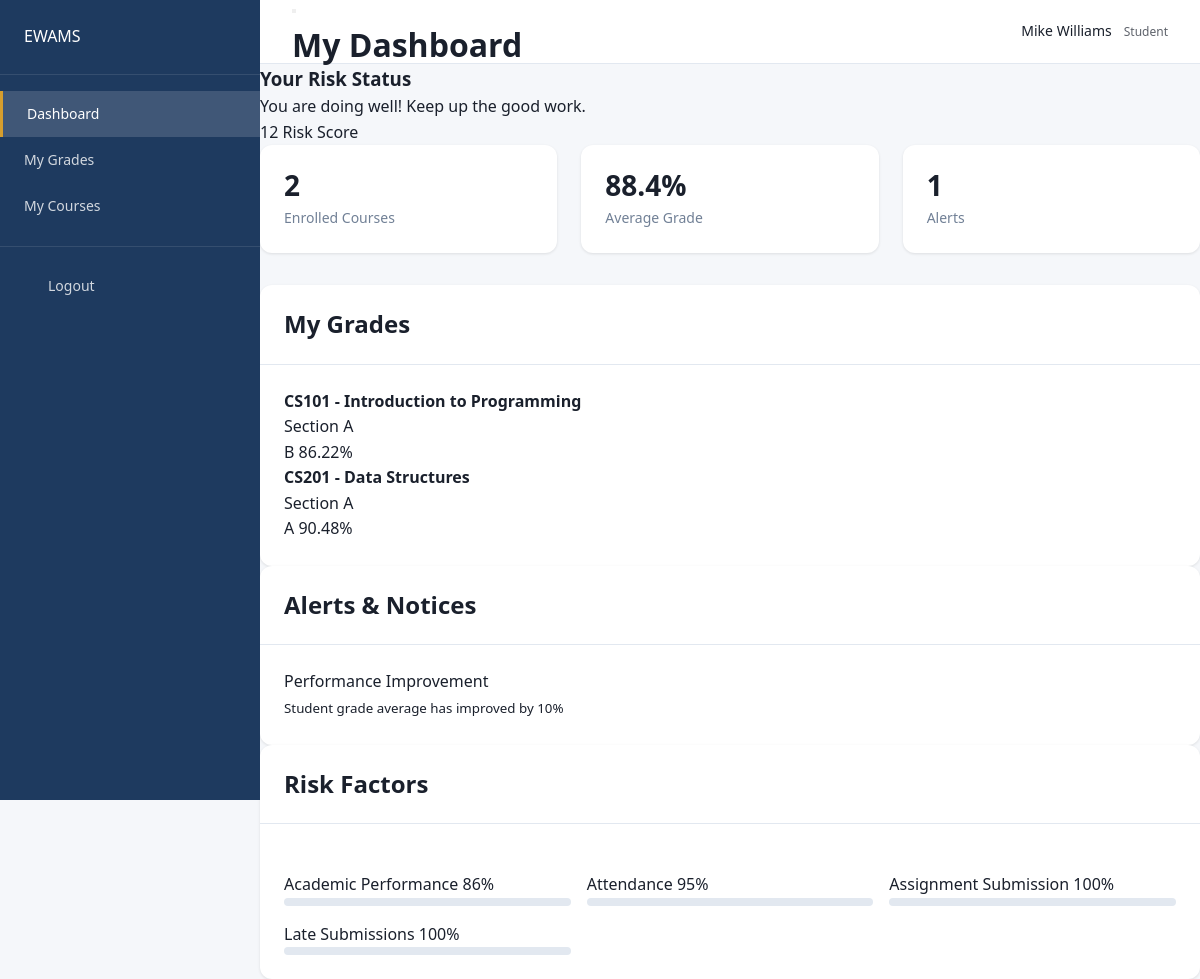
The app's page /dashboard (signed in) with its own data.
### tables this page shows
CREATE TABLE `risk_assessments` (
  `id` int NOT NULL AUTO_INCREMENT,
  `student_id` int NOT NULL,
  `term_id` int DEFAULT NULL,
  `risk_score` decimal(5,2) DEFAULT '0.00',
  `risk_level` enum('low','moderate','high') DEFAULT 'low',
  `attendance_score` decimal(5,2) DEFAULT '100.00',
  `grade_score` decimal(5,2) DEFAULT '100.00',
  `submission_score` decimal(5,2) DEFAULT '100.00',
  `late_score` decimal(5,2) DEFAULT '100.00',
  `calculated_at` timestamp DEFAULT CURRENT_TIMESTAMP,
  PRIMARY KEY (`id`),
  KEY `student_id` (`student_id`),
  KEY `term_id` (`term_id`)
);

CREATE TABLE `sections` (
  `id` int NOT NULL AUTO_INCREMENT,
  `course_id` int NOT NULL,
  `term_id` int NOT NULL,
  `instructor_id` int DEFAULT NULL,
  `section_number` varchar(20) NOT NULL,
  `capacity` int DEFAULT '30',
  `schedule` varchar(255) DEFAULT NULL,
  `room` varchar(50) DEFAULT NULL,
  `created_at` timestamp DEFAULT CURRENT_TIMESTAMP,
  PRIMARY KEY (`id`),
  UNIQUE KEY `unique_section` (`course_id`, `term_id`, `section_number`),
  KEY `course_id` (`course_id`),
  KEY `term_id` (`term_id`),
  KEY `instructor_id` (`instructor_id`)
);

CREATE TABLE `courses` (
  `id` int NOT NULL AUTO_INCREMENT,
  `code` varchar(20) NOT NULL,
  `name` varchar(255) NOT NULL,
  `description` text,
  `credits` int DEFAULT '3',
  `program_id` int DEFAULT NULL,
  `created_at` timestamp DEFAULT CURRENT_TIMESTAMP,
  PRIMARY KEY (`id`),
  UNIQUE KEY `code` (`code`),
  KEY `program_id` (`program_id`)
);

CREATE TABLE `alerts` (
  `id` int NOT NULL AUTO_INCREMENT,
  `student_id` int NOT NULL,
  `alert_type` enum('risk_increase','low_performance','critical_event','improvement') NOT NULL,
  `title` varchar(255) NOT NULL,
  `message` text,
  `severity` enum('info','warning','critical') DEFAULT 'info',
  `is_read` tinyint(1) DEFAULT '0',
  `created_by` int DEFAULT NULL,
  `created_at` timestamp DEFAULT CURRENT_TIMESTAMP,
  PRIMARY KEY (`id`),
  KEY `student_id` (`student_id`),
  KEY `created_by` (`created_by`),
  KEY `is_read` (`is_read`)
);

### config/config.php (called while the page is built, shortened)
<?php
function getDB() {
    static $pdo = null;
    if ($pdo === null) {
        try {
            $pdo = new PDO(
                "mysql:host=" . DB_HOST . ";dbname=" . DB_NAME . ";charset=utf8mb4",
                DB_USER,
                DB_PASS,
                [PDO::ATTR_ERRMODE => PDO::ERRMODE_EXCEPTION, PDO::ATTR_DEFAULT_FETCH_MODE => PDO::FETCH_ASSOC]
            );
        } catch (PDOException $e) {
            die("Database connection failed: " . $e->getMessage());
        }
    }
    return $pdo;
}
function getCurrentUserId() {
    return $_SESSION['user_id'] ?? null;
}

### models/AcademicTerm.php (called while the page is built, shortened)
<?php
class AcademicTerm {
    private $db;
    public function __construct() {
        $this->db = getDB();
    }
    public function getCurrent() {
        $stmt = $this->db->query("SELECT * FROM academic_terms WHERE is_current = 1 LIMIT 1");
        return $stmt->fetch();
    }
}

### models/Enrollment.php (called while the page is built, shortened)
<?php
class Enrollment {
    private $db;
    public function __construct() {
        $this->db = getDB();
    }
    public function getStudentSections($studentId, $termId = null) {
        $sql = "
            SELECT s.*, c.code as course_code, c.name as course_name, c.credits,
                   u.first_name as instructor_first, u.last_name as instructor_last,
                   t.name as term_name
            FROM enrollments e
            JOIN sections s ON e.section_id = s.id
            JOIN courses c ON s.course_id = c.id
            LEFT JOIN users u ON s.instructor_id = u.id
            LEFT JOIN academic_terms t ON s.term_id = t.id
            WHERE e.student_id = ? AND e.status = 'active'
        ";
        if ($termId) {
            $sql .= " AND s.term_id = ?";
            $stmt = $this->db->prepare($sql);
            $stmt->execute([$studentId, $termId]);
        } else {
            $stmt = $this->db->prepare($sql);
            $stmt->execute([$studentId]);
        }
        return $stmt->fetchAll();
    }
}

### models/RiskAssessment.php (called while the page is built, shortened)
<?php
class RiskAssessment {
    private $db;
    public function __construct() {
        $this->db = getDB();
    }
    public function getRiskAssessment($studentId, $termId = null) {
        $stmt = $this->db->prepare("
            SELECT * FROM risk_assessments WHERE student_id = ? AND term_id = ?
        ");
        $stmt->execute([$studentId, $termId]);
        return $stmt->fetch();
    }
}

### models/Alert.php (called while the page is built, shortened)
<?php
class Alert {
    private $db;
    public function __construct() {
        $this->db = getDB();
    }
    public function getStudentAlerts($studentId, $limit = 10) {
        $limit = (int) $limit;
        $stmt = $this->db->prepare("
            SELECT * FROM alerts WHERE student_id = ? ORDER BY created_at DESC LIMIT $limit
        ");
        $stmt->execute([$studentId]);
        return $stmt->fetchAll();
    }
}

### models/Grade.php (called while the page is built, shortened)
<?php
class Grade {
    private $db;
    public function __construct() {
        $this->db = getDB();
    }
    public function getGrades($studentId, $sectionId) {
        $stmt = $this->db->prepare("
            SELECT g.*, a.name as assessment_name, a.max_score, at.name as type_name, at.weight as type_weight
            FROM grades g
            JOIN assessments a ON g.assessment_id = a.id
            JOIN assessment_types at ON a.assessment_type_id = at.id
            JOIN enrollments e ON g.enrollment_id = e.id
            WHERE e.student_id = ? AND a.section_id = ?
            ORDER BY a.due_date, a.name
        ");
        $stmt->execute([$studentId, $sectionId]);
        return $stmt->fetchAll();
    }
    public function getStudentGrade($studentId, $sectionId) {
        $stmt = $this->db->prepare("
            SELECT id FROM enrollments
            WHERE student_id = ? AND section_id = ? AND status = 'active'
            LIMIT 1
        ");
        $stmt->execute([$studentId, $sectionId]);
        $enrollment = $stmt->fetch();
        $grades = $this->getGrades($studentId, $sectionId);
        $weightedSum = 0;
        $totalWeight = 0;
        foreach ($grades as $grade) {
            if ($grade['score'] !== null) {
                $percentage = ($grade['score'] / $grade['max_score']) * 100;
                $weight = $grade['type_weight'] ?? 1;
                $weightedSum += $percentage * $weight;
                $totalWeight += $weight;
            }
        }
        $total = $totalWeight > 0 ? round($weightedSum / $totalWeight, 2) : 0;
        return [
            'total' => $total,
            'letter' => $this->getLetterGrade($total),
            'items' => $grades
        ];
    }
    private function getLetterGrade($percentage) {
        if ($percentage >= 90) return 'A';
        if ($percentage >= 80) return 'B';
        return 'F';
    }
}

### views/dashboard/student.php (the view, shortened to what this page needs)
<?php
include __DIR__ . '/../layouts/header.php';
?>
<div class="dashboard student-dashboard">
    <div class="risk-banner <?php echo $dashboardData['risk']['risk_level'] ?? 'low'; ?>">
        <div class="risk-info">
            <div>
                <h3>Your Risk Status</h3>
                <p>
                    <?php
                    $level = $dashboardData['risk']['risk_level'] ?? 'low';
                    if ($level === 'high'):
                        echo 'You are currently at high risk. Please contact your advisor.';
                    elseif ($level === 'moderate'):
                        echo 'You are at moderate risk. Consider seeking academic support.';
                    else:
                        echo 'You are doing well! Keep up the good work.';
                    endif;
                    ?>
                </p>
            </div>
        </div>
        <div class="risk-score">
            <span class="score"><?php echo round($dashboardData['risk']['risk_score'] ?? 0); ?></span>
            <span class="label">Risk Score</span>
        </div>
    </div>
    <div class="stats-grid">
        <div class="stat-card">
            <div class="stat-content">
                <h3><?php echo count($dashboardData['enrollments'] ?? []); ?></h3>
                <p>Enrolled Courses</p>
            </div>
        </div>
        <div class="stat-card">
            <div class="stat-content">
                <h3><?php
                $avg = 0;
                $count = 0;
                foreach ($dashboardData['grades'] ?? [] as $g) {
                    if ($g['total'] > 0) {
                        $avg += $g['total'];
                        $count++;
                    }
                }
                echo $count > 0 ? round($avg / $count, 1) . '%' : 'N/A';
                ?></h3>
                <p>Average Grade</p>
            </div>
        </div>
        <div class="stat-card">
            <div class="stat-content">
                <h3><?php echo count($dashboardData['alerts'] ?? []); ?></h3>
                <p>Alerts</p>
            </div>
        </div>
    </div>
    <div class="dashboard-grid">
        <div class="card">
            <div class="card-header">
                <h2>My Grades</h2>
            </div>
            <div class="card-body">
                <?php if (!empty($dashboardData['enrollments'])): ?>
                <div class="grades-list">
                    <?php foreach ($dashboardData['enrollments'] as $section):
                        $grade = $dashboardData['grades'][$section['id']] ?? ['total' => 0, 'letter' => 'N/A'];
                    ?>
                    <div class="grade-item">
                        <div class="grade-info">
                            <h4><?php echo $section['course_code']; ?> - <?php echo $section['course_name']; ?></h4>
                            <p>Section <?php echo $section['section_number']; ?></p>
                        </div>
                        <div class="grade-value">
                            <span class="letter"><?php echo $grade['letter']; ?></span>
                            <span class="percentage"><?php echo $grade['total']; ?>%</span>
                        </div>
                    </div>
                    <?php endforeach; ?>
                </div>
                <?php else: ?>
                <div class="empty-state">
                    <p>No enrolled courses</p>
                </div>
                <?php endif; ?>
            </div>
        </div>
        <div class="card">
            <div class="card-header">
                <h2>Alerts & Notices</h2>
            </div>
            <div class="card-body">
                <?php if (!empty($dashboardData['alerts'])): ?>
                <div class="alerts-list">
                    <?php foreach ($dashboardData['alerts'] as $alert): ?>
                    <div class="alert-item <?php echo $alert['severity']; ?>">
                        <div class="alert-content">
                            <p><?php echo $alert['title']; ?></p>
                            <small><?php echo $alert['message']; ?></small>
                        </div>
                    </div>
                    <?php endforeach; ?>
                </div>
                <?php else: ?>
                <div class="empty-state">
                    <p>No alerts</p>
                </div>
                <?php endif; ?>
            </div>
        </div>
    </div>
    <?php if (!empty($dashboardData['risk'])): ?>
    <div class="card">
        <div class="card-header">
            <h2>Risk Factors</h2>
        </div>
        <div class="card-body">
            <div class="risk-factors">
                <div class="factor">
                    <div class="factor-info">
                        <span>Academic Performance</span>
                        <span class="score"><?php echo round($dashboardData['risk']['grade_score'] ?? 0); ?>%</span>
                    </div>
                    <div class="progress-bar">
                    </div>
                </div>
                <div class="factor">
                    <div class="factor-info">
                        <span>Attendance</span>
                        <span class="score"><?php echo round($dashboardData['risk']['attendance_score'] ?? 0); ?>%</span>
                    </div>
                    <div class="progress-bar">
                    </div>
                </div>
                <div class="factor">
                    <div class="factor-info">
                        <span>Assignment Submission</span>
                        <span class="score"><?php echo round($dashboardData['risk']['submission_score'] ?? 0); ?>%</span>
                    </div>
                    <div class="progress-bar">
                    </div>
                </div>
                <div class="factor">
                    <div class="factor-info">
                        <span>Late Submissions</span>
                        <span class="score"><?php echo round($dashboardData['risk']['late_score'] ?? 0); ?>%</span>
                    </div>
                    <div class="progress-bar">
                    </div>
                </div>
            </div>
        </div>
    </div>
    <?php endif; ?>
</div>
<?php include __DIR__ . '/../layouts/footer.php'; ?>

### public/css/styles.css (style rules this page uses)
:root { --primary: #1e3a5f; --primary-light: #2c5282; --secondary: #4a5568; --accent: #d69e2e; --success: #38a169; --warning: #d69e2e; --danger: #e53e3e; --bg: #f5f7fa; --card-bg: #ffffff; --text: #1a202c; --text-secondary: #718096; --border: #e2e8f0; --sidebar-width: 260px; --header-height: 64px; }
* { margin: 0; padding: 0; box-sizing: border-box; }
body { font-family: 'Segoe UI', Tahoma, Geneva, Verdana, sans-serif; background: var(--bg); color: var(--text); line-height: 1.6; }
.card { background: var(--card-bg); border-radius: 12px; box-shadow: 0 1px 3px rgba(0, 0, 0, 0.1); overflow: hidden; }
.card-header { padding: 20px 24px; border-bottom: 1px solid var(--border); display: flex; align-items: center; justify-content: space-between; }
.card-body { padding: 24px; }
.stats-grid { display: grid; grid-template-columns: repeat(auto-fit, minmax(240px, 1fr)); gap: 24px; margin-bottom: 32px; }
.stat-card { background: var(--card-bg); border-radius: 12px; padding: 24px; box-shadow: 0 1px 3px rgba(0, 0, 0, 0.1); display: flex; align-items: center; gap: 16px; }
.stat-content h3 { font-size: 28px; font-weight: 700; line-height: 1.2; }
.stat-content p { font-size: 14px; color: var(--text-secondary); margin-top: 4px; }
.alert-content { flex: 1; }
.progress-bar { height: 8px; background: var(--border); border-radius: 4px; overflow: hidden; }
.risk-factors { display: grid; grid-template-columns: repeat(3, 1fr); gap: 16px; margin-top: 24px; }

### records on screen
risk_assessments: risk_score "12", grade_score "86", attendance_score "95", submission_score "100", late_score "100"
sections: course.code "CS101", course.name "Introduction to Programming", section_number "A", id "B", id "86.22"
sections: course.code "CS201", course.name "Data Structures", section_number "A", id "A", id "90.48"
alerts: title "Performance Improvement", message "Student grade average has improved by 10%"

### other values on screen
$pageTitle "My Dashboard"
$_SESSION['first_name'] "Mike"
$_SESSION['last_name'] "Williams"
$_SESSION['role'] "Student"
count($dashboardData['enrollments'] ?? []) "2"
$avg / $count "88.4"
count($dashboardData['alerts'] ?? []) "1"
